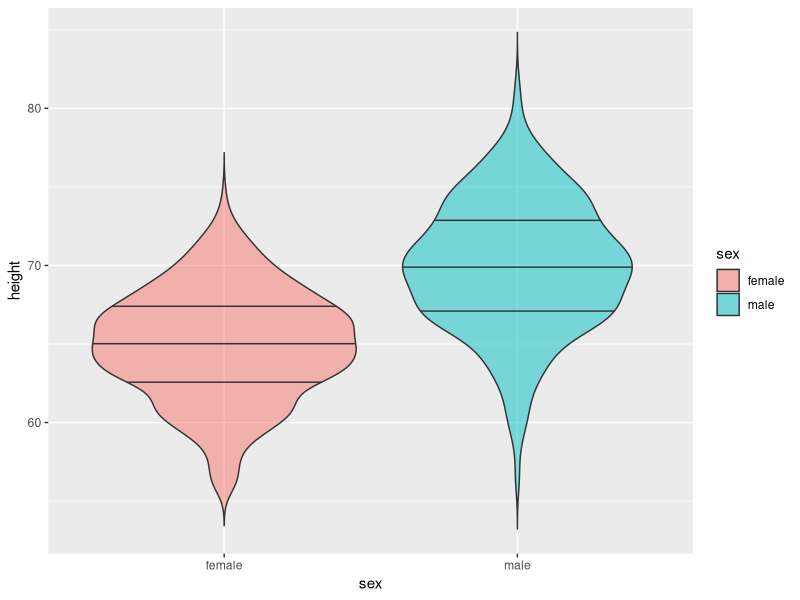
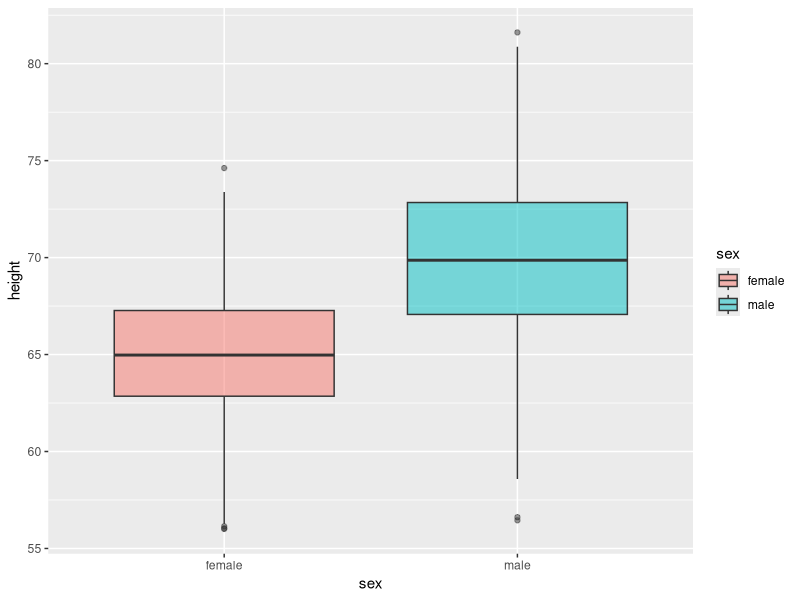
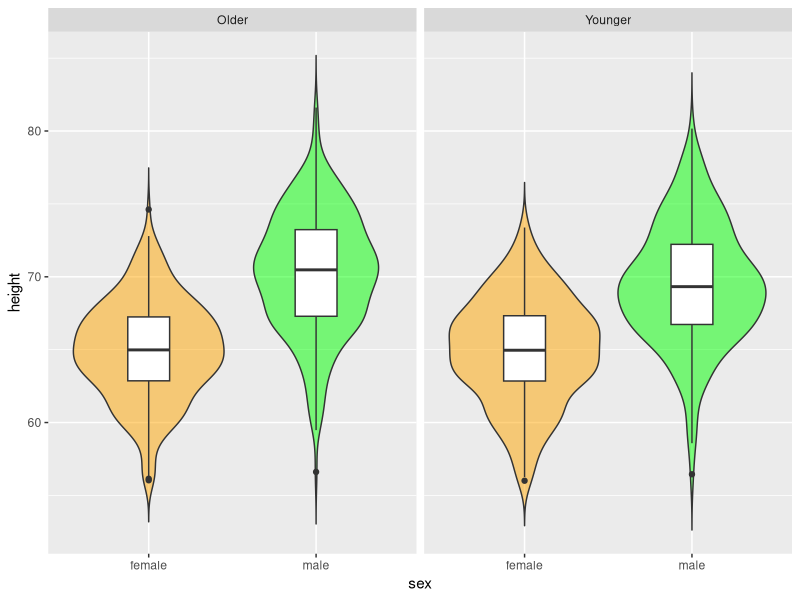
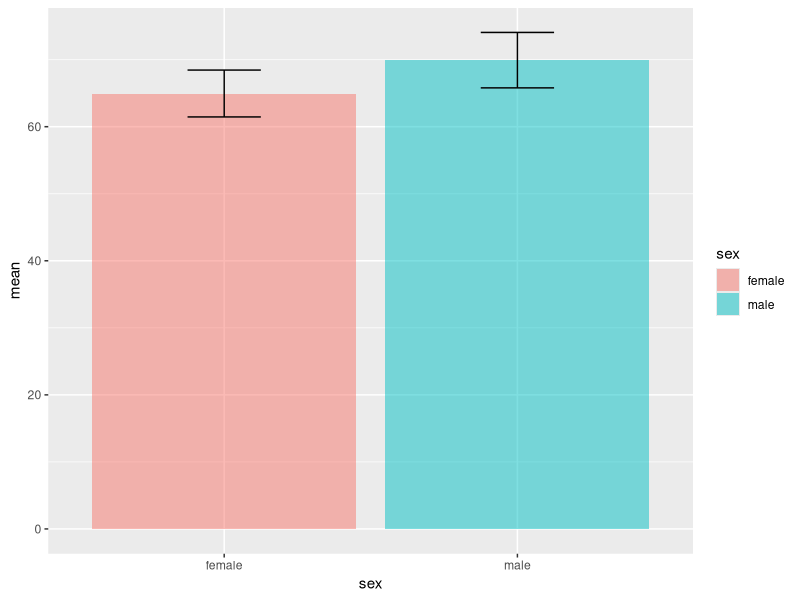
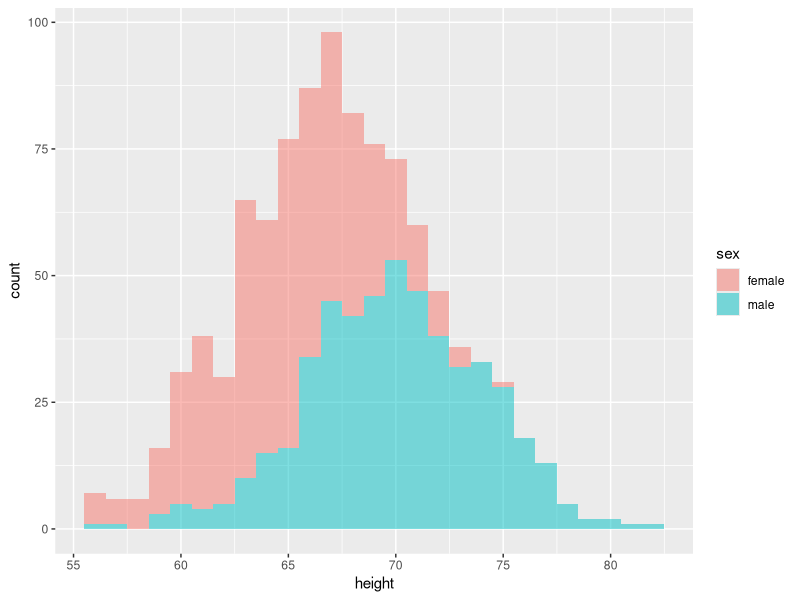
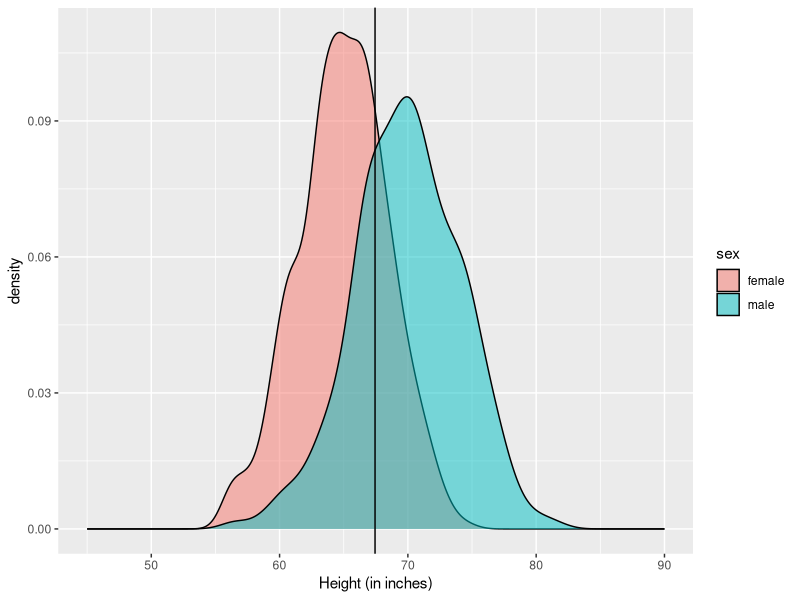
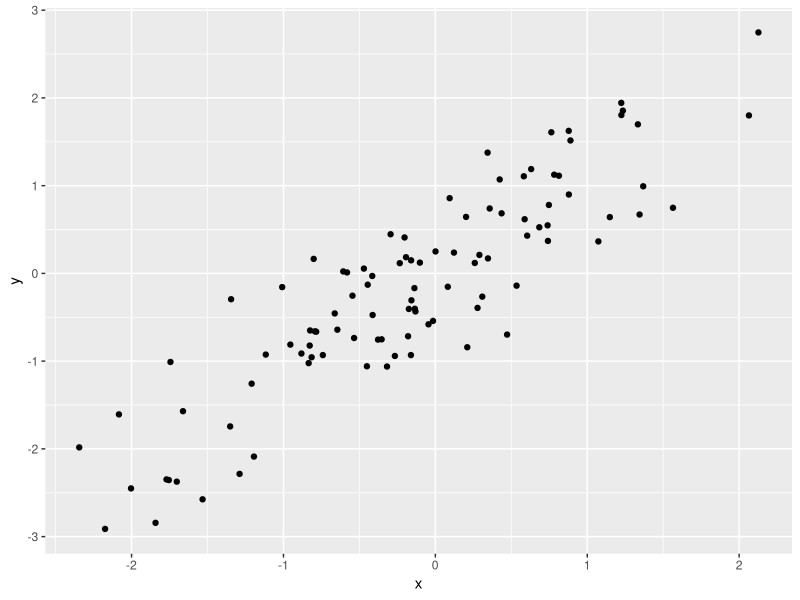
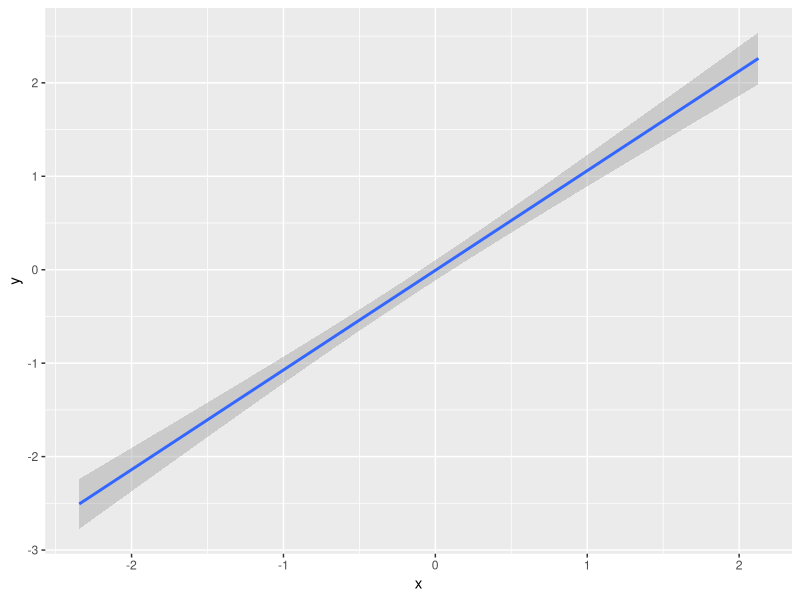

These figures' R source, in order:
## ---- chunk 1
#suppress the warnings and other messages from showing in the knitted file.
knitr::opts_chunk$set(
  fig.width  = 8, 
  fig.height = 5, 
  fig.path   = 'images/03/',
  echo       = TRUE, 
  warning    = FALSE, 
  message    = FALSE
)
## ---- chunk 2

# libraries needed for these graphs
library(tidyverse)
library(viridis)

## ---- chunk 3

demog <- data.frame(
  sex = rep(c("male", "female"), each = 500),
  height = c(rnorm(500, 70, 4), rnorm(500, 65, 3.5)),
  age = rpois(1000, 3) + 20
)

x_vs_y <- data.frame(
  x = rnorm(100)
) %>%
  mutate(y = x + rnorm(100, 0, 0.5))

overlap <- data.frame(
  x = rbinom(1000, 10, 0.5)
) %>%
  mutate(y = x + rbinom(1000, 20, 0.5))

## ---- chunk 4

ggplot(demog, aes(sex, height, fill=sex)) +
  geom_violin(
    trim = FALSE,
    draw_quantiles = c(0.25, 0.5, 0.75), 
    alpha=0.5
  )

## ---- chunk 5

ggplot(demog, aes(sex, height, fill=sex)) +
  geom_boxplot(alpha=0.5)

## ---- chunk 6

demog %>%
  mutate(agegroup = ifelse(age<median(age), "Younger", "Older")) %>%
  ggplot(aes(sex, height, fill=sex)) +
    geom_violin(trim = FALSE, alpha=0.5) +
    geom_boxplot(width = 0.25, fill="white") +
    facet_grid(.~agegroup) +
    scale_fill_manual(values = c("orange", "green"), guide=FALSE)

## ---- chunk 7

# calculate mean and SD for each sex
demog %>%
  group_by(sex) %>%
  summarise(
    mean = mean(height),
    sd = sd(height)
  ) %>%
ggplot(aes(sex, mean, fill=sex)) +
  geom_bar(stat="identity", alpha = 0.5) +
  geom_errorbar(aes(ymin = mean - sd, ymax = mean + sd), width = 0.25)

## ---- chunk 8

ggplot(demog, aes(height, fill=sex)) +
  geom_histogram(binwidth = 1, alpha=0.5)
  
## ---- chunk 9

ggplot(demog, aes(height, fill=sex)) +
  geom_density(alpha=0.5) +
  geom_vline(xintercept = mean(demog$height)) +
  xlim(45, 90) +
  xlab("Height (in inches)")

## ---- chunk 10

ggplot(x_vs_y, aes(x, y)) +
  geom_point()

## ---- chunk 11
ggplot(x_vs_y, aes(x, y)) +
  geom_smooth(method="lm")
## ---- chunk 12

ggplot(x_vs_y, aes(x, y)) +
  geom_smooth(method="lm") +
  geom_point()

## ---- chunk 13

ggplot(overlap, aes(x, y)) +
  geom_point(size = 5, alpha = .05) +
  geom_smooth(method="lm")

## ---- chunk 14

overlap %>%
  group_by(x, y) %>%
  summarise(count = n()) %>%
  ggplot(aes(x, y, color=count)) +
  geom_point(size = 5) +
  scale_color_viridis()

## ---- chunk 15

# generate two sets of correlated variables (a and b)
heatmap <- data.frame(
  a1 = rnorm(100),
  b1 = rnorm(100)
) %>% 
mutate(
  a2 = a1 + rnorm(100),
  a3 = a1 + rnorm(100),
  a4 = a1 + rnorm(100),
  b2 = b1 + rnorm(100),
  b3 = b1 + rnorm(100),
  b4 = b1 + rnorm(100)
) %>%
cor() %>% # create the correlation matrix
as.data.frame() %>% # make it a data frame
rownames_to_column(var = "V1") %>% # set rownames as V1
gather("V2", "r", a1:b4) # wide to long (V2)

ggplot(heatmap, aes(V1, V2, fill=r)) +
  geom_tile() +
  scale_fill_viridis()
  
